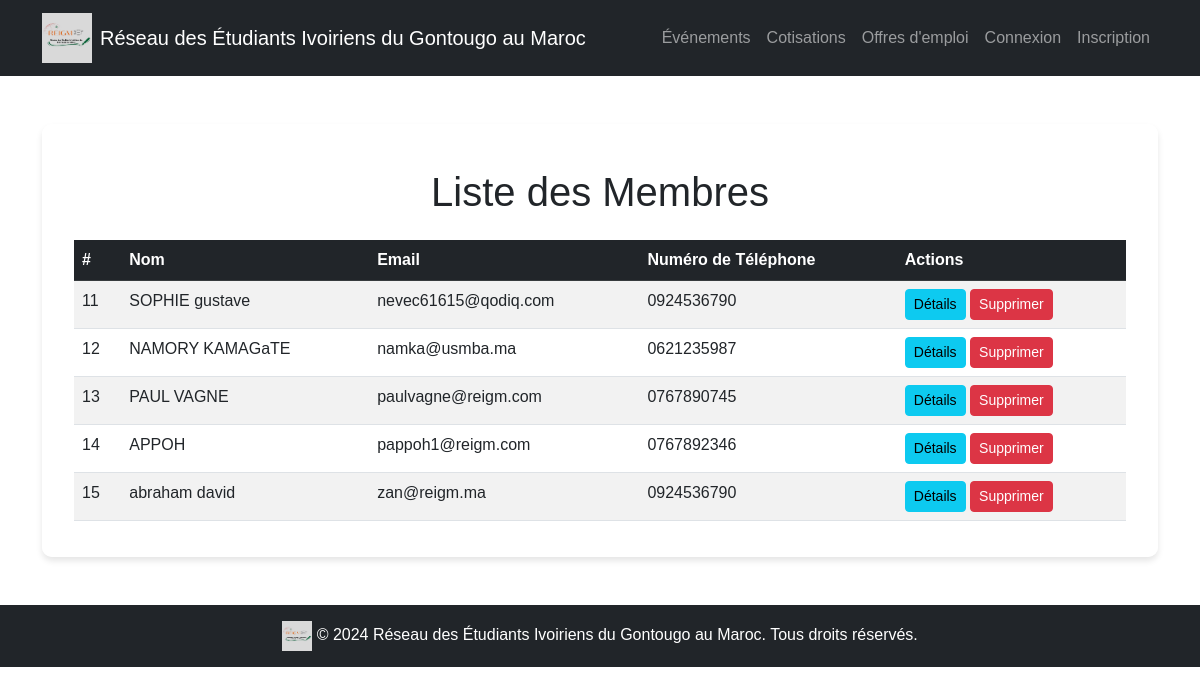
The page /members/ on the database its author committed.
### core/models.py (models this page shows, shortened)
class Member(models.Model):
    name = models.CharField(max_length=100)
    email = models.EmailField(unique=True)
    phone = models.CharField(max_length=15, blank=True, null=True)

### core/views.py (the view)
# urls.py: path('members/', views.member_list, name='member_list'),
def member_list(request):
    members = Member.objects.all()
    return render(request, 'core/member_list.html', {'members': members})

### core/templates/core/member_list.html (shortened to what this page needs)
{% extends 'core/base.html' %}
{% block content %}
<div class="container mt-4">
    <h1 class="text-center mb-4">Liste des Membres</h1>
    <table class="table table-striped table-hover">
        <thead class="table-dark">
            <tr>
                <th>#</th>
                <th>Nom</th>
                <th>Email</th>
                <th>Numéro de Téléphone</th>
                <th>Actions</th>
            </tr>
        </thead>
        <tbody>
            {% for member in members %}
            <tr>
                <td>{{ member.id }}</td>
                <td>{{ member.name }}</td>
                <td>{{ member.email }}</td>
                <td>{{ member.phone }}</td>
                <td>
                    <a href="{% url 'member_detail' member.id %}" class="btn btn-info btn-sm">Détails</a>
                    <a href="{% url 'member_delete' member.id %}" class="btn btn-danger btn-sm">Supprimer</a>
                </td>
            </tr>
            {% empty %}
            <tr>
                <td colspan="6" class="text-center">Aucun membre trouvé.</td>
            </tr>
            {% endfor %}
        </tbody>
    </table>
</div>
{% endblock %}

### rows shown on the page
Member: id "11", name "SOPHIE gustave", email "nevec61615@qodiq.com", phone "0924536790"
Member: id "12", name "NAMORY KAMAGaTE", email "namka@usmba.ma", phone "0621235987"
Member: id "13", name "PAUL VAGNE", email "paulvagne@reigm.com", phone "0767890745"
Member: id "14", name "APPOH", email "pappoh1@reigm.com", phone "0767892346"
Member: id "15", name "abraham david", email "zan@reigm.ma", phone "0924536790"
